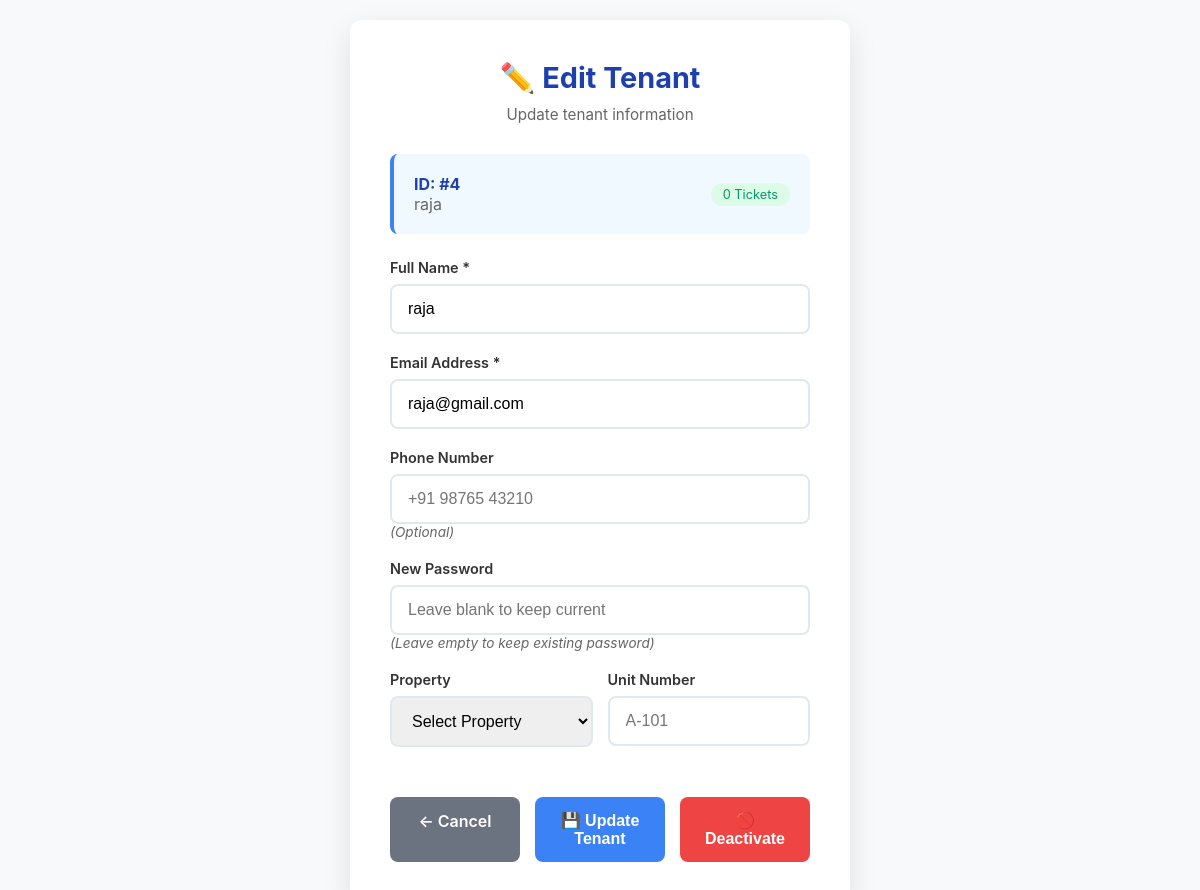
The app's page /manager/edit_tenant/4 (signed in) with its own data.
### models.py (models this page shows)
class Tenant(db.Model, UserMixin):
    __tablename__ = "tenants"
    id = db.Column(db.Integer, primary_key=True)
    name = db.Column(db.String(120))
    email = db.Column(db.String(120), unique=True, nullable=False)
    password_hash = db.Column(db.String(255))
    phone = db.Column(db.String(20))
    is_active = db.Column(db.Boolean, default=True)
    tickets = db.relationship("Ticket", back_populates="tenant")

### app.py (the view, shortened to what this page needs)
@app.route('/manager/edit_tenant/<int:tenant_id>', methods=['GET', 'POST'])
@login_required
def edit_tenant(tenant_id):
    if not isinstance(current_user, Manager):
        abort(403)
    tenant = Tenant.query.get_or_404(tenant_id)
    return render_template('manager/edit_tenant.html', tenant=tenant)

### app.py (called while the page is built)
@loginmanager.user_loader
def load_user(user_id):
     return (
         Manager.query.get(int(user_id)) or
         Tenant.query.get(int(user_id)) or
         Technician.query.get(int(user_id))
         )

### templates/manager/edit_tenant.html (shortened to what this page needs)
<!doctype html>
<html lang="en">
  <head>
  </head>
  <body>
    <div class="container">
      <h1>✏️ Edit Tenant</h1>
      <p class="subtitle">Update tenant information</p>
      <div class="tenant-info">
        <div
          style="
            display: flex;
            justify-content: space-between;
            align-items: center;
          "
        >
          <div>
            <div class="tenant-id">ID: #{{ tenant.id }}</div>
            <div style="color: #666">{{ tenant.name }}</div>
          </div>
          <span
            style="
              background: #dcfce7;
              color: #059669;
              padding: 4px 12px;
              border-radius: 20px;
              font-size: 0.8rem;
            "
          >
            {{ tenant.tickets|length }} Tickets
          </span>
        </div>
      </div>
      <form method="POST">
        <div class="form-group">
          <label for="name">Full Name *</label>
          <input
            type="text"
            id="name"
            name="name"
            value="{{ tenant.name }}"
            required
          />
        </div>
        <div class="form-group">
          <label for="email">Email Address *</label>
          <input
            type="email"
            id="email"
            name="email"
            value="{{ tenant.email }}"
            required
          />
        </div>
        <div class="form-group">
          <label for="phone">Phone Number</label>
          <input
            type="tel"
            id="phone"
            name="phone"
            value="{{ tenant.phone or '' }}"
            placeholder="+91 98765 43210"
          />
          <div class="optional">(Optional)</div>
        </div>
        <div class="form-group">
          <label for="password">New Password</label>
          <input
            type="password"
            id="password"
            name="password"
            placeholder="Leave blank to keep current"
          />
          <div class="optional">(Leave empty to keep existing password)</div>
        </div>
        <div
          style="
            display: grid;
            grid-template-columns: 1fr 1fr;
            gap: 15px;
            margin-bottom: 20px;
          "
        >
          <div class="form-group">
            <label for="property_id">Property</label>
            <select id="property_id" name="property_id">
              <option value="">Select Property</option>
            </select>
          </div>
          <div class="form-group">
            <label for="unit_number">Unit Number</label>
            <input
              type="text"
              id="unit_number"
              name="unit_number"
              placeholder="A-101"
            />
          </div>
        </div>
        <div class="btn-group">
          <a href="{{ url_for('manage_tenants') }}" class="btn btn-secondary"
            >← Cancel</a
          >
          <button type="submit" class="btn btn-primary">
            💾 Update Tenant
          </button>
          {% if tenant.is_active %}
          <form
            method="POST"
            action="{{ url_for('deactivate_tenant', tenant_id=tenant.id) }}"
            style="display: inline"
            onsubmit="return confirm('Deactivate {{ tenant.name }}? They will lose access.');"
          >
            <button type="submit" class="btn btn-danger">🚫 Deactivate</button>
          </form>
          {% endif %}
        </div>
      </form>
    </div>
  </body>
</html>

### templates/manager/edit_tenant.html (style rules this page uses)
* { margin: 0; padding: 0; box-sizing: border-box; }
body { font-family: -apple-system, BlinkMacSystemFont, sans-serif; background: #f8f9fa; color: #333; padding: 20px; }
.container { max-width: 500px; margin: 0 auto; background: white; padding: 40px; border-radius: 12px; box-shadow: 0 10px 30px rgba(0, 0, 0, 0.1); }
h1 { color: #1e40af; margin-bottom: 10px; text-align: center; font-size: 1.8rem; font-weight: 700; }
.subtitle { color: #666; text-align: center; margin-bottom: 30px; font-size: 0.95rem; }
.tenant-info { background: #f0f9ff; padding: 20px; border-radius: 8px; margin-bottom: 25px; border-left: 4px solid #3b82f6; }
.tenant-id { font-weight: 700; color: #1e40af; }
.form-group { margin-bottom: 20px; }
label { display: block; margin-bottom: 8px; font-weight: 600; color: #333; font-size: 0.9rem; }
input, select { width: 100%; padding: 14px 16px; border: 2px solid #e2e8f0; border-radius: 8px; font-size: 1rem; transition: border-color 0.2s; }
.optional { color: #666; font-size: 0.85rem; font-style: italic; }
.btn-group { display: flex; gap: 15px; margin-top: 30px; }
.btn { flex: 1; padding: 14px 20px; border: none; border-radius: 8px; font-weight: 600; cursor: pointer; font-size: 1rem; text-decoration: none; text-align: center; transition: all 0.2s; }
.btn-primary { background: #3b82f6; color: white; }
.btn-secondary { background: #6b7280; color: white; }
.btn-danger { background: #ef4444; color: white; }

### records on screen
Tenant: id "4", name "raja", email "raja@gmail.com"

### other values on screen
{{ tenant.tickets|length }} "0"
